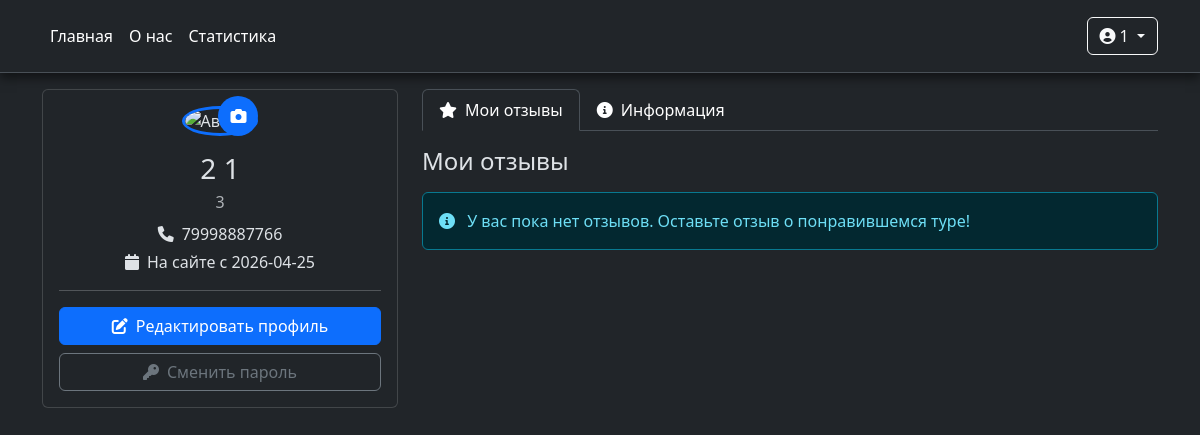
Page /profile (signed in) on the committed database.
### tables this page shows
CREATE TABLE "Clients" (
	"id"	INTEGER NOT NULL UNIQUE,
	"surname"	TEXT NOT NULL,
	"name"	TEXT NOT NULL,
	"thname"	TEXT,
	"birthday"	DATE NOT NULL,
	"tnumber"	VARCHAR NOT NULL,
	"password"	INTEGER NOT NULL,
	"regdate"	DATE,
	"avatar"	TEXT,
	PRIMARY KEY("id" AUTOINCREMENT)
);

### main.py (the view, shortened to what this page needs)
@app.route('/profile')
def profile():
    if 'user_id' not in session:
        flash('Для доступа к профилю необходимо войти', 'warning')
        return redirect(url_for('login'))
    try:
        conn = sqlite3.connect('turhelp.db')
        conn.row_factory = sqlite3.Row
        cursor = conn.cursor()
        cursor.execute("""
            SELECT id, name, surname, thname, birthday, tnumber, avatar, regdate
            FROM Clients
            WHERE id = ?
        """, (session['user_id'],))
        user_data = cursor.fetchone()
        if not user_data:
            flash('Пользователь не найден', 'danger')
            conn.close()
            return redirect(url_for('home'))
        user = {
            'id': user_data['id'],
            'name': user_data['name'],
            'surname': user_data['surname'],
            'thname': user_data['thname'] or '',
            'birthday': user_data['birthday'] or '',
            'tnumber': user_data['tnumber'],
            'avatar': user_data['avatar'] or '/static/images/default-avatar.png',
            'regdate': user_data['regdate']
        }
        cursor.execute("""
            SELECT r.id, r.stars, r.description, r.date, t.country, t.id as tour_id
            FROM reviews r
            JOIN Tours t ON r.tourid = t.id
            WHERE r.clientid = ?
            ORDER BY r.date DESC
        """, (user['id'],))
        reviews_data = cursor.fetchall()
        user_reviews = []
        conn.close()
        return render_template("profile.html",
                               user=user,
                               reviews=user_reviews,
                               user_name=session['user_name'],
                               is_authenticated=True,
                               is_admin=session.get('is_admin', False))
    except Exception as e:
        app.logger.error(f"Error loading profile: {str(e)}")
        flash('Ошибка при загрузке профиля', 'danger')
        return redirect(url_for('home'))

### templates/profile.html (shortened to what this page needs)
<!DOCTYPE html>
<html lang="ru" class="h-100" data-bs-theme="dark">
<head>
    <link rel="stylesheet" href="{{ url_for('static', filename='css/main.css') }}">
	<link rel="stylesheet" href="{{ url_for('static', filename='css/profile.css') }}">
    <link rel="stylesheet" href="https://cdn.jsdelivr.net/npm/bootstrap@5.3.3/dist/css/bootstrap.min.css">
    <link rel="stylesheet" href="https://cdnjs.cloudflare.com/ajax/libs/font-awesome/6.0.0/css/all.min.css">
    <link rel="stylesheet" href="https://cdnjs.cloudflare.com/ajax/libs/cropperjs/1.6.1/cropper.min.css">
</head>
<body class="body d-flex flex-column h-100">
    <header class="header bg-dark sticky-top p-3 mb-3 border-bottom">
        <div class="container">
            <div class="d-flex flex-wrap align-items-center justify-content-center justify-content-lg-start">
                <ul class="nav col-12 col-lg-auto me-lg-auto mb-2 justify-content-center mb-md-0">
                    <li><a href="/" class="nav-link px-2 text-white">Главная</a></li>
                    <li><a href="/about" class="nav-link px-2 text-white">О нас</a></li>
                    <li><a href="/stats" class="nav-link px-2 text-white">Статистика</a></li>
                </ul>
                <div class="text-end">
                    {% if 'user_name' in session %}
                        <div class="dropdown d-inline-block">
                            <button class="btn btn-outline-light dropdown-toggle" type="button" data-bs-toggle="dropdown">
                                <i class="fas fa-user-circle me-1"></i>{{ session['user_name'] }}
                            </button>
                        </div>
                    {% else %}
                        <a href="{{ url_for('login') }}" class="btn btn-outline-light me-2">Войти</a>
                        <a href="{{ url_for('registrations') }}" class="btn btn-warning">Регистрация</a>
                    {% endif %}
                </div>
            </div>
        </div>
    </header>
    <main class="flex-shrink-0">
        <div class="container">
            <div class="row">
                <div class="col-md-4 mb-4">
                    <div class="card">
                        <div class="card-body text-center">
                            <div class="avatar-container mb-3">
                                <div class="avatar-overlay" onclick="openAvatarEditor()">
                                    <i class="fas fa-camera"></i>
                                </div>
                            </div>
                            <h3 class="mb-1">{{ user.surname }} {{ user.name }}</h3>
                            {% if user.thname %}
                                <p class="text-muted mb-2">{{ user.thname }}</p>
                            {% endif %}
                            <p class="mb-1">
                                <i class="fas fa-phone me-2"></i>{{ user.tnumber }}
                            </p>
                            <p class="mb-3">
                                <i class="fas fa-calendar me-2"></i>На сайте с {{ user.regdate }}
                            </p>
                            <hr>
                            <div class="d-grid gap-2">
                                <button class="btn btn-primary" onclick="openEditProfile()">
                                    <i class="fas fa-edit me-2"></i>Редактировать профиль
                                </button>
                                <button class="btn btn-outline-secondary" onclick="openChangePassword()">
                                    <i class="fas fa-key me-2"></i>Сменить пароль
                                </button>
                            </div>
                        </div>
                    </div>
                </div>
                <div class="col-md-8">
                    <ul class="nav nav-tabs mb-3" id="profileTabs" role="tablist">
                        <li class="nav-item" role="presentation">
                            <button class="nav-link active" id="reviews-tab" data-bs-toggle="tab" data-bs-target="#reviews" type="button" role="tab">
                                <i class="fas fa-star me-2"></i>Мои отзывы
                            </button>
                        </li>
                        <li class="nav-item" role="presentation">
                            <button class="nav-link" id="info-tab" data-bs-toggle="tab" data-bs-target="#info" type="button" role="tab">
                                <i class="fas fa-info-circle me-2"></i>Информация
                            </button>
                        </li>
                    </ul>
                    <div class="tab-content" id="profileTabsContent">
                        <div class="tab-pane fade show active" id="reviews" role="tabpanel">
                            <h4 class="mb-3">Мои отзывы</h4>
                            {% if reviews %}
                                {% for review in reviews %}
                                <div class="card mb-3 review-card">
                                    <div class="card-body">
                                        <div class="d-flex justify-content-between align-items-start">
                                            <div>
                                                <h6 class="mb-1">
                                                    <a href="{{ url_for('tour_page', tour_id=review.tour_id, name='', address='', country=review.country, duration='', price='', description='') }}" class="text-decoration-none">
                                                        {{ review.country }}
                                                    </a>
                                                </h6>
                                                <div class="mb-2">
                                                    {% for i in range(5) %}
                                                        {% if i < review.stars %}
                                                            <i class="fas fa-star text-warning"></i>
                                                        {% else %}
                                                            <i class="far fa-star text-warning"></i>
                                                        {% endif %}
                                                    {% endfor %}
                                                </div>
                                                <p class="mb-2">{{ review.description }}</p>
                                                <small class="text-muted">{{ review.date }}</small>
                                            </div>
                                            <button class="btn btn-sm btn-outline-danger" onclick="deleteMyReview({{ review.id }})">
                                                <i class="fas fa-trash"></i>
                                            </button>
                                        </div>
                                    </div>
                                </div>
                                {% endfor %}
                            {% else %}
                                <div class="alert alert-info">
                                    <i class="fas fa-info-circle me-2"></i>
                                    У вас пока нет отзывов. Оставьте отзыв о понравившемся туре!
                                </div>
                            {% endif %}
                        </div>
                    </div>
                </div>
            </div>
        </div>
    </main>
</body>
</html>

### static/css/main.css (style rules this page uses)
.header { position: sticky; top: 0; width: 100%; z-index: 1000; box-shadow: 0px 5px 10px 0px rgba(0, 0, 0, 0.5) }
body { overflow: hidden; height: 100%; font-family: Arial, sans-serif; margin: 0; }
.body { overflow: auto; }

### static/css/profile.css (style rules this page uses)
.avatar-overlay { position: absolute; bottom: 0; right: 0; background: #0d6efd; color: white; width: 40px; height: 40px; border-radius: 50%; display: flex; align-items: center; justify-content: center; cursor: pointer; transition: background 0.3s; }
.avatar-container { position: relative; display: inline-block; }
.nav-tabs .nav-link { color: #fff; }
.nav-tabs .nav-link.active { background-color: #0d6efd; border-color: #0d6efd; color: white; }

### rows in the picture
Clients: surname "2", name "1", thname "3", tnumber "79998887766", regdate "2026-04-25"

### other values in the picture
{{ session['user_name'] }} "1"
